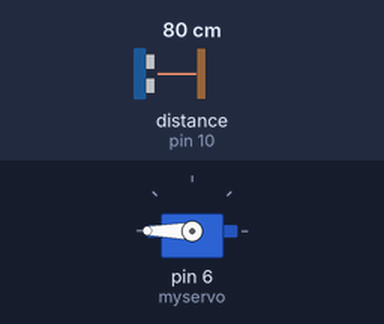
Simulated run of this sketch. Board: Arduino Uno, built with avr-gcc and run on an emulated ATmega328P. On the bench: servo. Wiring (inferred from the names in the program): ultrasonic range finder: trigger pin 11; echo pin 10. Inputs (shaded band) come from the test bench; at power-on: distance to the obstacle (sensor on pin 10) 80 cm. The echo pulse lasts 58.3 µs per cm; what the sketch prints to the serial monitor is not drawn.

Above: at 1.2 s.
1.3 s: distance to the obstacle (sensor on pin 10) set to 2 cm
At 1.9 s:
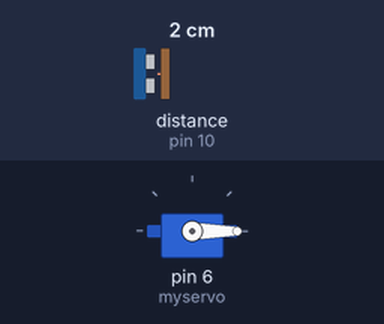
2.8 s: distance to the obstacle (sensor on pin 10) set to 35 cm
At 4.0 s:
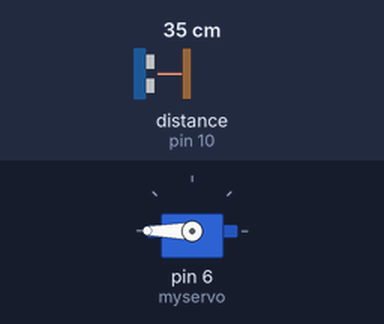
4.3 s: distance to the obstacle (sensor on pin 10) set to 4 cm
At 5.3 s:
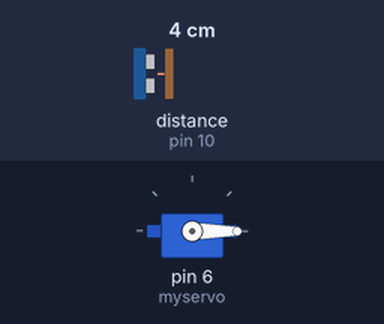
Timing chart, 0 to 7.3 s (numbered marks = the images above; inputs shaded):
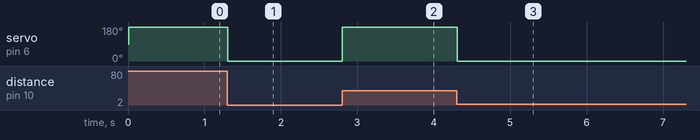

Measured:
- after the input at 1.3 s, servo on pin 6 (myservo): 180° → 0° at once
- after the input at 2.8 s, servo on pin 6 (myservo): 0° → 180° at once
- after the input at 4.3 s, servo on pin 6 (myservo): 180° → 0° at once

The sketch:

ultra___servo.ino
```cpp
#include <Servo.h>
Servo myservo;

const int trigPin = 11;
const int echoPin = 10;
void setup()
{
  Serial.begin(9600);
  pinMode(trigPin, OUTPUT);
  pinMode(echoPin, INPUT);
  myservo.attach(6);
 }
long duration, distance;

void loop()
{
  digitalWrite(trigPin, LOW);
  delayMicroseconds(2);
  digitalWrite(trigPin, HIGH);
  delayMicroseconds(10);
  digitalWrite(trigPin, LOW);
  duration = pulseIn(echoPin, HIGH);
  distance = duration/58.2;
  Serial.println(distance);
  if(distance<30)
    {
      myservo.write(0);
      delay(1);
    }

  else
    {
      myservo.write(180);
    }
  delay(1);
}
```
